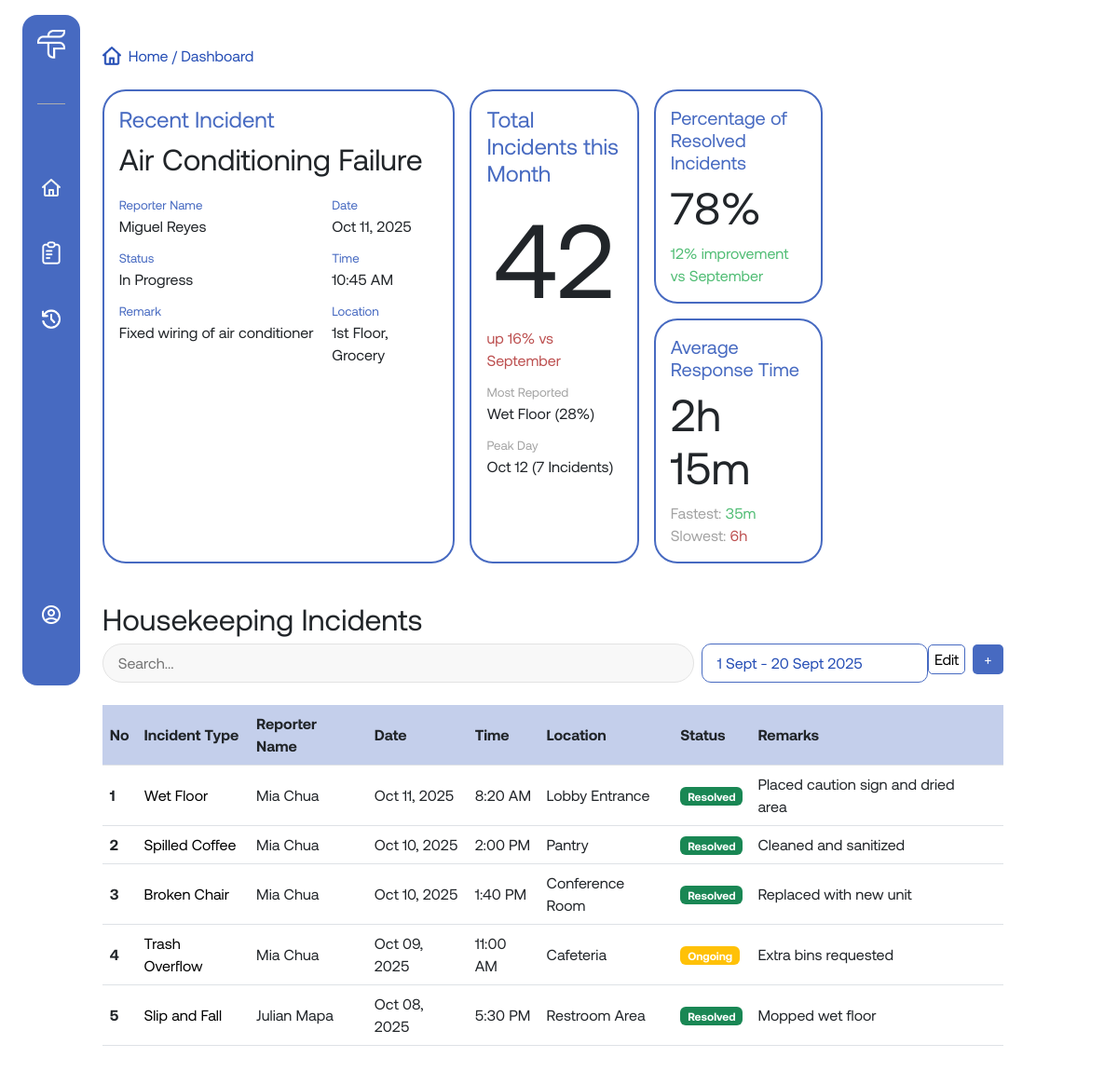
Screenshot of /pages/dashboard.php (signed in) with the database file from the repository.
### tables this page shows
CREATE TABLE users (
  user_id INT(10) AUTO_INCREMENT PRIMARY KEY,
  name VARCHAR(255) NOT NULL,
  role VARCHAR(255) NOT NULL,
  username VARCHAR(255) UNIQUE NOT NULL,
  password VARCHAR(255) NOT NULL
);

CREATE TABLE incidents (
  incident_id INT(10) AUTO_INCREMENT PRIMARY KEY,
  description VARCHAR(255) NOT NULL,
  location VARCHAR(255) NOT NULL,
  reported_by INT(10),
  role_assigned_to VARCHAR(255),
  status VARCHAR(255) DEFAULT 'Ongoing',
  remarks VARCHAR(255),
  date DATE,
  time TIME,
  FOREIGN KEY (reported_by) REFERENCES users(user_id) ON DELETE SET NULL
);

### pages/dashboard.php (the view, shortened to what this page needs)
<?php
    include('../includes/db_connect.php');
    if(isset($_SESSION['user_id'])){
        $user_id = $_SESSION['user_id'] ;
        $sql = "SELECT role FROM users WHERE user_id = $user_id";
        $result = mysqli_query($conn, $sql);
        if($result && mysqli_num_rows($result) > 0){
            $row = mysqli_fetch_assoc($result);
            $user_role = htmlspecialchars($row['role']);
        }
        if ($user_role == 'Admin') {
            $sql = "SELECT incidents.incident_id, incidents.description, users.name AS reporter_name, incidents.location, incidents.date, incidents.time, incidents.status, incidents.remarks
                    FROM incidents
                    LEFT JOIN users ON incidents.reported_by = users.user_id
                    ORDER BY incidents.incident_id DESC
                    LIMIT 5" ;
            $table_header = 'All' ;
        } else {
            $sql = "SELECT incidents.incident_id, incidents.description, users.name AS reporter_name, incidents.location, incidents.date, incidents.time, incidents.status, incidents.remarks
                    FROM incidents
                    LEFT JOIN users ON incidents.reported_by = users.user_id
                    WHERE incidents.role_assigned_to = '$user_role'
                    ORDER BY incidents.incident_id DESC
                    LIMIT 5";
            $table_header = $user_role ;
        }
        $result_incidents = mysqli_query($conn, $sql);
    }
?>
<!DOCTYPE html>
<html lang="en">
<head>
    <link href="https://cdn.jsdelivr.net/npm/bootstrap@5.3.8/dist/css/bootstrap.min.css" rel="stylesheet">
    <link rel="stylesheet" href="../assets/css/style.css">
</head>
<body>
    <div class="layout d-md-flex w-md-100">
        <?php include('../includes/navbar.php') ?>
        <div class="main-content flex-md-fill p-md-3 pt-md-5">
            <div class="main-content-container w-90 mx-auto mx-md-0 w-md-100">
                <p class="page-info"> <img src="../assets/images/blue-home-icon.png" alt=""><span>Home  /  Dashboard</span></p>
                <div class="dashboard-cards my-4 d-md-grid gap-md-3">
                    <div class="recent-incident dash-card dash-card-left">
                        <h4>Recent Incident</h4>
                        <h2>Air Conditioning Failure</h2>
                        <div class="recent-bot-card ">
                            <div class="recent-left">
                                <p class="recent-labels">Reporter Name</p>
                                <p>Miguel Reyes</p>
                                <p class="recent-labels">Status</p>
                                <p>In Progress</p>
                                <p class="recent-labels">Remark</p>
                                <p>Fixed wiring of air conditioner</p>
                            </div>
                            <div class="recent-right">
                                <p class="recent-labels">Date</p>
                                <p>Oct 11, 2025</p>
                                <p class="recent-labels">Time</p>
                                <p>10:45 AM</p>
                                <p class="recent-labels">Location</p>
                                <p>1st Floor, Grocery</p>
                            </div>
                        </div>
                    </div>
                    <div class="dash-card-right">
                        <div class="total-incidents dash-card">
                            <h4>Total Incidents this Month</h4>
                            <h1 class="text-center">42</h1>
                            <p class="red-text">up 16% vs September</p>
                            <p class="total-labels">Most Reported</p>
                            <p>Wet Floor (28%)</p>
                            <p class="total-labels">Peak Day</p>
                            <p>Oct 12 (7 Incidents)</p>
                        </div>
                        <div class="right-right-col">
                            <div class="percentage dash-card">
                                <h4>Percentage of Resolved Incidents</h4>
                                <h2>78%</h2>
                                <p class="green-text">12% improvement vs September</p>
                            </div>
                            <div class="average-time dash-card">
                                <h4>Average Response Time</h4>
                                <h2>2h 15m</h2>
                                <p>Fastest: <span class="green-text">35m</span></p>
                                <p>Slowest: <span class="red-text">6h</span></p>
                            </div>
                        </div>
                    </div>
                </div>
                <h2><?= $table_header?> Incidents</h2>
                <div class="table-search-group">
                    <div class="top-search">
                        <input type="text" placeholder="Search...">
                        <div class="filter-date">
                            <p>1 Sept - 20 Sept 2025</p>
                        </div>
                    </div>
                    <div class="bot-search">
                        <button class="edit-btn" id="toggleEditMode">Edit</button>
                        <a href="./add-incident.php">+</a>
                    </div>
                </div>
                <table class="incident-table">
                    <thead>
                    <tr class="header-row">
                        <th scope="col">No</th>
                        <th scope="col">Incident Type</th>
                        <th scope="col">Reporter Name</th>
                        <th scope="col">Date</th>
                        <th scope="col">Time</th>
                        <th scope="col">Location</th>
                        <th scope="col">Status</th>
                        <th scope="col">Remarks</th>
                        <th class="edit-col"></th>
                    </tr>
                    </thead>
                    <tbody>
                        <?php
                            if ($result_incidents && mysqli_num_rows($result_incidents) > 0) {
                                $count = 1;
                                while ($row = mysqli_fetch_array($result_incidents)) {
                                    $incidentId = htmlspecialchars($row['incident_id']);
                                    $description = htmlspecialchars($row['description']);
                                    $reporter = htmlspecialchars($row['reporter_name']);
                                    $location = htmlspecialchars($row['location']);
                                    $date = date("M d, Y", strtotime($row['date']));
                                    $time = date("g:i A", strtotime($row['time']));
                                    $status = htmlspecialchars($row['status']);
                                    $remarks = htmlspecialchars($row['remarks']);
                                    $badgeClass = '';
                                    if ($status == 'Resolved') $badgeClass = 'bg-success';
                                    elseif ($status == 'Ongoing') $badgeClass = 'bg-warning';
                                    else $badgeClass = 'bg-danger';
                                    echo "
                                    <tr data-id='{$incidentId}'>
                                        <th scope='row' data-label='No'>{$count}</th>
                                        <td data-label='Incident Type'>{$description}</td>
                                        <td data-label='Reporter Name'>{$reporter}</td>
                                        <td data-label='Date'>{$date}</td>
                                        <td data-label='Time'>{$time}</td>
                                        <td data-label='Location'>{$location}</td>
                                        <td data-label='Status'><span class='badge {$badgeClass}'>{$status}</span></td>
                                        <td data-label='Remarks'>{$remarks}</td>
                                        <td class='edit-cell'></td>
                                    </tr>
                                    ";
                                    $count++;
                                }
                            } else {
                                echo "
                                <tr>
                                    <td colspan='9' class='text-center'>No incidents found.</td>
                                </tr>";
                            }
                        ?>
                    </tbody>
                </table>
            </div>
        </div>
    </div>
</body>
<?php include('../includes/footer.php') ?>

### rows the page displays
users: role "Housekeeping"
incidents: description "Wet Floor", reported_by.name "Mia Chua", date "Oct 11, 2025", time "8:20 AM", location "Lobby Entrance", status "Resolved", remarks "Placed caution sign and dried area"
incidents: description "Spilled Coffee", reported_by.name "Mia Chua", date "Oct 10, 2025", time "2:00 PM", location "Pantry", status "Resolved", remarks "Cleaned and sanitized"
incidents: description "Broken Chair", reported_by.name "Mia Chua", date "Oct 10, 2025", time "1:40 PM", location "Conference Room", status "Resolved", remarks "Replaced with new unit"
incidents: description "Trash Overflow", reported_by.name "Mia Chua", date "Oct 09, 2025", time "11:00 AM", location "Cafeteria", status "Ongoing", remarks "Extra bins requested"
incidents: description "Slip and Fall", reported_by.name "Julian Mapa", date "Oct 08, 2025", time "5:30 PM", location "Restroom Area", status "Resolved", remarks "Mopped wet floor"
